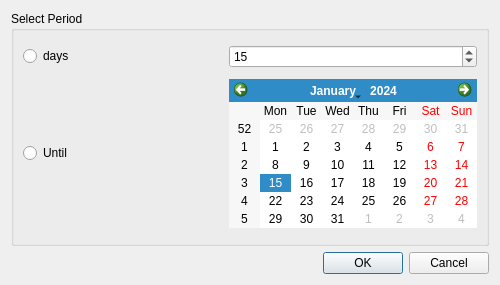
<?xml version="1.0" encoding="UTF-8"?>
<ui version="4.0">
 <class>Dialog</class>
 <widget class="QDialog" name="Dialog">
  <property name="geometry">
   <rect>
    <x>0</x>
    <y>0</y>
    <width>500</width>
    <height>285</height>
   </rect>
  </property>
  <property name="windowTitle">
   <string>Ban User</string>
  </property>
  <layout class="QGridLayout" name="gridLayout_2">
   <item row="0" column="0">
    <widget class="QGroupBox" name="groupBox">
     <property name="title">
      <string>Select Period</string>
     </property>
     <layout class="QGridLayout" name="gridLayout">
      <item row="0" column="0">
       <widget class="QRadioButton" name="rb_days">
        <property name="text">
         <string>days</string>
        </property>
       </widget>
      </item>
      <item row="0" column="1">
       <widget class="QSpinBox" name="spinDays">
        <property name="value">
         <number>15</number>
        </property>
       </widget>
      </item>
      <item row="1" column="0">
       <widget class="QRadioButton" name="rb_until">
        <property name="text">
         <string>Until</string>
        </property>
       </widget>
      </item>
      <item row="1" column="1">
       <widget class="QCalendarWidget" name="calendarWidget">
        <property name="sizePolicy">
         <sizepolicy hsizetype="Fixed" vsizetype="Fixed">
          <horstretch>0</horstretch>
          <verstretch>0</verstretch>
         </sizepolicy>
        </property>
       </widget>
      </item>
     </layout>
    </widget>
   </item>
   <item row="1" column="0">
    <widget class="QDialogButtonBox" name="buttonBox">
     <property name="orientation">
      <enum>Qt::Horizontal</enum>
     </property>
     <property name="standardButtons">
      <set>QDialogButtonBox::Cancel|QDialogButtonBox::Ok</set>
     </property>
    </widget>
   </item>
  </layout>
 </widget>
 <resources/>
 <connections>
  <connection>
   <sender>buttonBox</sender>
   <signal>accepted()</signal>
   <receiver>Dialog</receiver>
   <slot>accept()</slot>
   <hints>
    <hint type="sourcelabel">
     <x>248</x>
     <y>254</y>
    </hint>
    <hint type="destinationlabel">
     <x>157</x>
     <y>274</y>
    </hint>
   </hints>
  </connection>
  <connection>
   <sender>buttonBox</sender>
   <signal>rejected()</signal>
   <receiver>Dialog</receiver>
   <slot>reject()</slot>
   <hints>
    <hint type="sourcelabel">
     <x>316</x>
     <y>260</y>
    </hint>
    <hint type="destinationlabel">
     <x>286</x>
     <y>274</y>
    </hint>
   </hints>
  </connection>
 </connections>
</ui>
